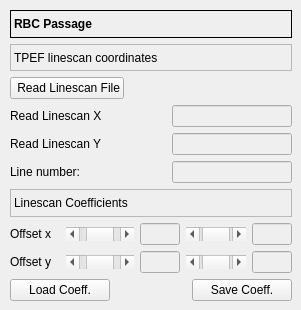
         <widget class="QWidget" name="tab_5">
          <attribute name="title">
           <string>RBC Passage</string>
          </attribute>
          <widget class="QWidget" name="verticalLayoutWidget">
           <property name="geometry">
            <rect>
             <x>10</x>
             <y>10</y>
             <width>282</width>
             <height>291</height>
            </rect>
           </property>
           <layout class="QVBoxLayout" name="verticalLayout_13">
            <item>
             <widget class="QLabel" name="label_45">
              <property name="font">
               <font>
                <weight>75</weight>
                <bold>true</bold>
               </font>
              </property>
              <property name="frameShape">
               <enum>QFrame::Box</enum>
              </property>
              <property name="text">
               <string>RBC Passage</string>
              </property>
              <property name="textFormat">
               <enum>Qt::PlainText</enum>
              </property>
             </widget>
            </item>
            <item>
             <widget class="QLabel" name="label_27">
              <property name="frameShape">
               <enum>QFrame::StyledPanel</enum>
              </property>
              <property name="text">
               <string>TPEF linescan coordinates</string>
              </property>
             </widget>
            </item>
            <item>
             <layout class="QGridLayout" name="gridLayout_16">
              <property name="sizeConstraint">
               <enum>QLayout::SetMinimumSize</enum>
              </property>
              <item row="1" column="0">
               <widget class="QLabel" name="label_30">
                <property name="text">
                 <string>Read Linescan X</string>
                </property>
               </widget>
              </item>
              <item row="2" column="2">
               <widget class="QLineEdit" name="lineEdit_readOffsetY">
                <property name="enabled">
                 <bool>false</bool>
                </property>
                <property name="minimumSize">
                 <size>
                  <width>120</width>
                  <height>0</height>
                 </size>
                </property>
                <property name="maximumSize">
                 <size>
                  <width>120</width>
                  <height>16777215</height>
                 </size>
                </property>
               </widget>
              </item>
              <item row="1" column="2">
               <widget class="QLineEdit" name="lineEdit_readOffsetX">
                <property name="enabled">
                 <bool>false</bool>
                </property>
                <property name="minimumSize">
                 <size>
                  <width>120</width>
                  <height>0</height>
                 </size>
                </property>
                <property name="maximumSize">
                 <size>
                  <width>120</width>
                  <height>16777215</height>
                 </size>
                </property>
               </widget>
              </item>
              <item row="3" column="0">
               <widget class="QLabel" name="label_41">
                <property name="text">
                 <string>Line number: </string>
                </property>
               </widget>
              </item>
              <item row="0" column="0">
               <widget class="QPushButton" name="pushButton_readOffsetFile">
                <property name="minimumSize">
                 <size>
                  <width>60</width>
                  <height>0</height>
                 </size>
                </property>
                <property name="maximumSize">
                 <size>
                  <width>120</width>
                  <height>16777215</height>
                 </size>
                </property>
                <property name="text">
                 <string> Read Linescan File</string>
                </property>
               </widget>
              </item>
              <item row="2" column="0">
               <widget class="QLabel" name="label_31">
                <property name="text">
                 <string>Read Linescan Y</string>
                </property>
               </widget>
              </item>
              <item row="3" column="2">
               <widget class="QLineEdit" name="lineEdit_readLineNumber">
                <property name="enabled">
                 <bool>false</bool>
                </property>
                <property name="minimumSize">
                 <size>
                  <width>120</width>
                  <height>0</height>
                 </size>
                </property>
                <property name="maximumSize">
                 <size>
                  <width>120</width>
                  <height>16777215</height>
                 </size>
                </property>
               </widget>
              </item>
              <item row="1" column="1">
               <spacer name="horizontalSpacer_21">
                <property name="orientation">
                 <enum>Qt::Horizontal</enum>
                </property>
                <property name="sizeHint" stdset="0">
                 <size>
                  <width>40</width>
                  <height>20</height>
                 </size>
                </property>
               </spacer>
              </item>
             </layout>
            </item>
            <item>
             <widget class="QLabel" name="label_34">
              <property name="frameShape">
               <enum>QFrame::StyledPanel</enum>
              </property>
              <property name="text">
               <string>Linescan Coefficients</string>
              </property>
             </widget>
            </item>
            <item>
             <layout class="QGridLayout" name="gridLayout_4">
              <item row="3" column="1">
               <widget class="QScrollBar" name="horizontalScrollBar_offsetY">
                <property name="minimumSize">
                 <size>
                  <width>60</width>
                  <height>0</height>
                 </size>
                </property>
                <property name="maximumSize">
                 <size>
                  <width>100</width>
                  <height>16777215</height>
                 </size>
                </property>
                <property name="minimum">
                 <number>-99</number>
                </property>
                <property name="maximum">
                 <number>100</number>
                </property>
                <property name="orientation">
                 <enum>Qt::Horizontal</enum>
                </property>
               </widget>
              </item>
              <item row="2" column="4">
               <widget class="QLineEdit" name="lineEdit_offsetX_2">
                <property name="enabled">
                 <bool>false</bool>
                </property>
                <property name="minimumSize">
                 <size>
                  <width>40</width>
                  <height>20</height>
                 </size>
                </property>
                <property name="maximumSize">
                 <size>
                  <width>40</width>
                  <height>30</height>
                 </size>
                </property>
               </widget>
              </item>
              <item row="2" column="0">
               <widget class="QLabel" name="label_28">
                <property name="minimumSize">
                 <size>
                  <width>50</width>
                  <height>20</height>
                 </size>
                </property>
                <property name="maximumSize">
                 <size>
                  <width>50</width>
                  <height>30</height>
                 </size>
                </property>
                <property name="text">
                 <string>Offset x</string>
                </property>
               </widget>
              </item>
              <item row="3" column="0">
               <widget class="QLabel" name="label_29">
                <property name="minimumSize">
                 <size>
                  <width>50</width>
                  <height>20</height>
                 </size>
                </property>
                <property name="maximumSize">
                 <size>
                  <width>50</width>
                  <height>30</height>
                 </size>
                </property>
                <property name="text">
                 <string>Offset y</string>
                </property>
               </widget>
              </item>
              <item row="2" column="1">
               <widget class="QScrollBar" name="horizontalScrollBar_offsetX">
                <property name="minimumSize">
                 <size>
                  <width>60</width>
                  <height>0</height>
                 </size>
                </property>
                <property name="maximumSize">
                 <size>
                  <width>100</width>
                  <height>16777215</height>
                 </size>
                </property>
                <property name="minimum">
                 <number>-99</number>
                </property>
                <property name="maximum">
                 <number>100</number>
                </property>
                <property name="orientation">
                 <enum>Qt::Horizontal</enum>
                </property>
               </widget>
              </item>
              <item row="2" column="2">
               <widget class="QLineEdit" name="lineEdit_offsetX">
                <property name="enabled">
                 <bool>false</bool>
                </property>
                <property name="minimumSize">
                 <size>
                  <width>40</width>
                  <height>20</height>
                 </size>
                </property>
                <property name="maximumSize">
                 <size>
                  <width>40</width>
                  <height>30</height>
                 </size>
                </property>
               </widget>
              </item>
              <item row="3" column="2">
               <widget class="QLineEdit" name="lineEdit_offsetY">
                <property name="enabled">
                 <bool>false</bool>
                </property>
                <property name="minimumSize">
                 <size>
                  <width>40</width>
                  <height>20</height>
                 </size>
                </property>
                <property name="maximumSize">
                 <size>
                  <width>40</width>
                  <height>30</height>
                 </size>
                </property>
               </widget>
              </item>
              <item row="2" column="3">
               <widget class="QScrollBar" name="horizontalScrollBar_offsetX_2">
                <property name="minimumSize">
                 <size>
                  <width>60</width>
                  <height>0</height>
                 </size>
                </property>
                <property name="maximumSize">
                 <size>
                  <width>50</width>
                  <height>16777215</height>
                 </size>
                </property>
                <property name="minimum">
                 <number>-99</number>
                </property>
                <property name="maximum">
                 <number>100</number>
                </property>
                <property name="orientation">
                 <enum>Qt::Horizontal</enum>
                </property>
               </widget>
              </item>
              <item row="3" column="3">
               <widget class="QScrollBar" name="horizontalScrollBar_offsetY_2">
                <property name="minimumSize">
                 <size>
                  <width>60</width>
                  <height>0</height>
                 </size>
                </property>
                <property name="maximumSize">
                 <size>
                  <width>100</width>
                  <height>16777215</height>
                 </size>
                </property>
                <property name="minimum">
                 <number>-99</number>
                </property>
                <property name="maximum">
                 <number>100</number>
                </property>
                <property name="orientation">
                 <enum>Qt::Horizontal</enum>
                </property>
               </widget>
              </item>
              <item row="3" column="4">
               <widget class="QLineEdit" name="lineEdit_offsetY_2">
                <property name="enabled">
                 <bool>false</bool>
                </property>
                <property name="minimumSize">
                 <size>
                  <width>40</width>
                  <height>20</height>
                 </size>
                </property>
                <property name="maximumSize">
                 <size>
                  <width>40</width>
                  <height>30</height>
                 </size>
                </property>
               </widget>
              </item>
             </layout>
            </item>
            <item>
             <layout class="QHBoxLayout" name="horizontalLayout_5">
              <item>
               <widget class="QPushButton" name="pushButton_loadCoeff">
                <property name="minimumSize">
                 <size>
                  <width>100</width>
                  <height>0</height>
                 </size>
                </property>
                <property name="maximumSize">
                 <size>
                  <width>100</width>
                  <height>16777215</height>
                 </size>
                </property>
                <property name="text">
                 <string>Load Coeff.</string>
                </property>
               </widget>
              </item>
              <item>
               <spacer name="horizontalSpacer_7">
                <property name="orientation">
                 <enum>Qt::Horizontal</enum>
                </property>
                <property name="sizeHint" stdset="0">
                 <size>
                  <width>40</width>
                  <height>20</height>
                 </size>
                </property>
               </spacer>
              </item>
              <item>
               <widget class="QPushButton" name="pushButton_saveCoeff">
                <property name="minimumSize">
                 <size>
                  <width>100</width>
                  <height>0</height>
                 </size>
                </property>
                <property name="maximumSize">
                 <size>
                  <width>100</width>
                  <height>16777215</height>
                 </size>
                </property>
                <property name="text">
                 <string>Save Coeff.</string>
                </property>
               </widget>
              </item>
             </layout>
            </item>
           </layout>
          </widget>
         </widget>
